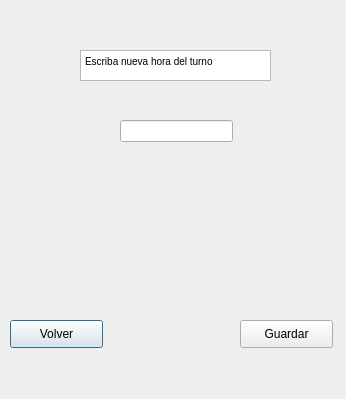
<?xml version="1.0" encoding="UTF-8"?>
<ui version="4.0">
 <class>Dialog</class>
 <widget class="QDialog" name="Dialog">
  <property name="geometry">
   <rect>
    <x>0</x>
    <y>0</y>
    <width>346</width>
    <height>399</height>
   </rect>
  </property>
  <property name="windowTitle">
   <string>Dialog</string>
  </property>
  <widget class="QPushButton" name="pushButton">
   <property name="geometry">
    <rect>
     <x>10</x>
     <y>320</y>
     <width>93</width>
     <height>28</height>
    </rect>
   </property>
   <property name="text">
    <string>Volver</string>
   </property>
  </widget>
  <widget class="QPushButton" name="pushButton_2">
   <property name="geometry">
    <rect>
     <x>240</x>
     <y>320</y>
     <width>93</width>
     <height>28</height>
    </rect>
   </property>
   <property name="text">
    <string>Guardar</string>
   </property>
  </widget>
  <widget class="QTextEdit" name="textEdit">
   <property name="geometry">
    <rect>
     <x>80</x>
     <y>50</y>
     <width>191</width>
     <height>31</height>
    </rect>
   </property>
   <property name="html">
    <string>&lt;!DOCTYPE HTML PUBLIC &quot;-//W3C//DTD HTML 4.0//EN&quot; &quot;http://www.w3.org/TR/REC-html40/strict.dtd&quot;&gt;
&lt;html&gt;&lt;head&gt;&lt;meta name=&quot;qrichtext&quot; content=&quot;1&quot; /&gt;&lt;style type=&quot;text/css&quot;&gt;
p, li { white-space: pre-wrap; }
&lt;/style&gt;&lt;/head&gt;&lt;body style=&quot; font-family:'MS Shell Dlg 2'; font-size:7.8pt; font-weight:400; font-style:normal;&quot;&gt;
&lt;p style=&quot; margin-top:0px; margin-bottom:0px; margin-left:0px; margin-right:0px; -qt-block-indent:0; text-indent:0px;&quot;&gt;Escriba nueva hora del turno &lt;/p&gt;&lt;/body&gt;&lt;/html&gt;</string>
   </property>
  </widget>
  <widget class="QLineEdit" name="lineEdit">
   <property name="geometry">
    <rect>
     <x>120</x>
     <y>120</y>
     <width>113</width>
     <height>22</height>
    </rect>
   </property>
  </widget>
 </widget>
 <resources/>
 <connections/>
</ui>
